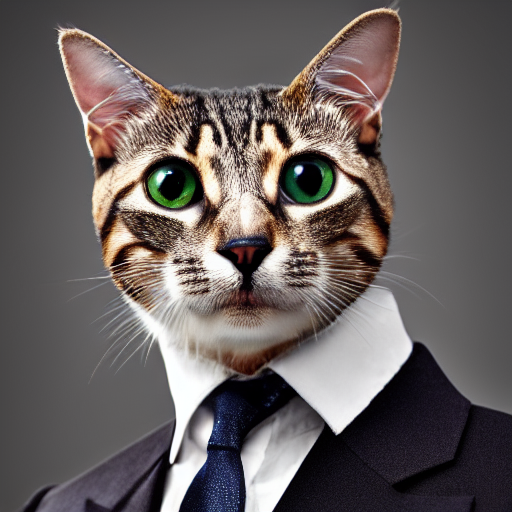
#> input picture Object Detection/findContours/image.png, 512 x 512 px
$ python findcontours.py
#> lines starting #> are read from the running program, lines starting #| are printed output that depends on the picture; after the words box and inside, x2 and y2 are one past the last pixel; in counts of white or black regions, pixels touching at a corner belong together
import cv2
import numpy as np


def find_contours(binary_image):
    contours = []

    height, width = binary_image.shape
    store_pixel = np.zeros((height, width), dtype=bool)

    def check_pixel(x,y):
        return 0 <= x < width and 0 <= y < height and binary_image[y, x] > 0 and not store_pixel[y, x]

    def extract_contour(x_start, y_start):
        contour = []
        stack = [(x_start, y_start)]

        while stack:
            x, y = stack.pop()
            if check_pixel(x,y) :
                store_pixel[y, x] = True
                contour.append((x, y))
                for nx, ny in [(x-1, y), (x+1, y), (x, y-1), (x, y+1), (x-1, y-1), (x-1, y+1), (x+1, y-1), (x+1, y+1)]:
                    if check_pixel(nx,ny):
                        stack.append((nx, ny))
        return contour

    for y in range(height):
        for x in range(width):
            if check_pixel(x,y):
                contour = extract_contour(x, y)
                if contour:
                    contours.append(contour)

    return contours


image = cv2.imread('image.png')
#> image is the input picture: shape (512, 512, 3); mean B, G, R 94.4, 95.6, 103.1

grayscale = cv2.cvtColor(image, cv2.COLOR_BGR2GRAY)
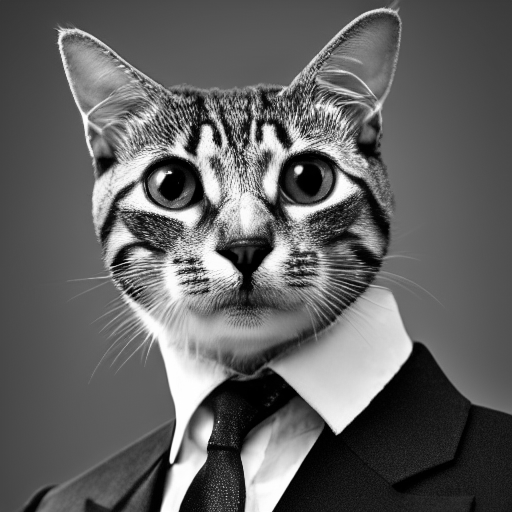
#> grayscale: shape (512, 512); min 0, max 255, mean 97.7

_, binary_image = cv2.threshold(grayscale, 127, 255, cv2.THRESH_BINARY)
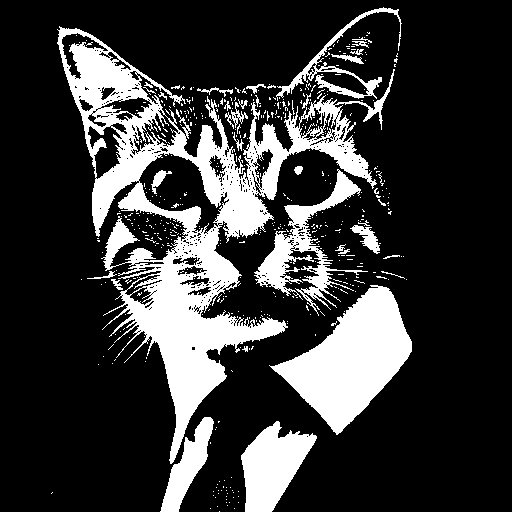
#> binary_image: shape (512, 512); 21.9% white; 498 white regions (464 under 20 px), largest, box (x1, y1, x2, y2) and area: (57, 26, 395, 464) 32555, (269, 285, 412, 435) 10166, (241, 421, 317, 512) 4022

contours = find_contours(binary_image)
#> contours = 498 items

print(len(contours))
#| 498
#print(contours)
